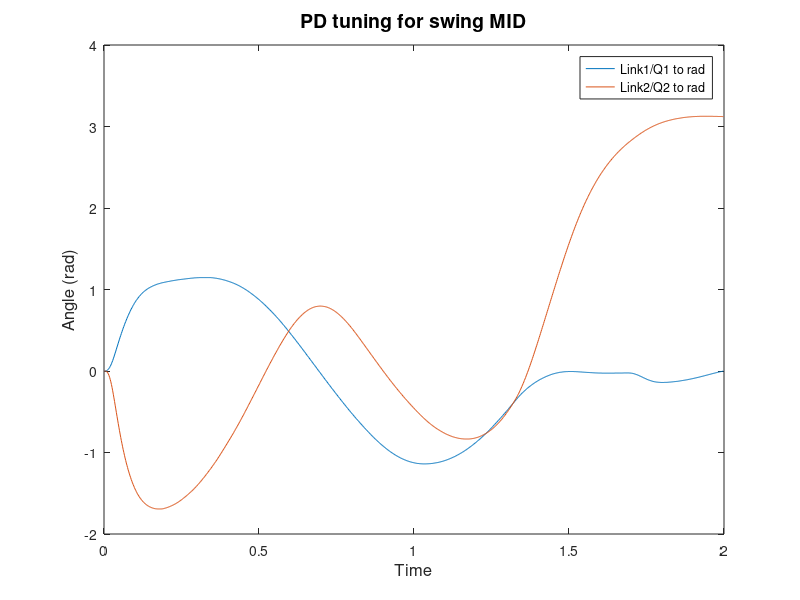

This chart was generated by the following MATLAB code:
Time =0.0:0.0020:1.998;
Link1_Q1_to_rad= [
0.0
0.0
0.0
0.0
0.0037699200000000004
0.007539840000000001
0.015079680000000002
0.02136288
0.031416
0.04272576
0.0565488
0.07162848000000001
0.08922144
0.10807104000000001
0.12817728
0.14954016
0.17215968
0.19603584000000002
0.219912
0.24378816
0.26892096
0.29405376
0.31792992000000003
0.34180608
0.36693888
0.39081504
0.41469120000000004
0.43731072000000004
0.45993024000000005
0.48254976000000005
0.50516928
0.52653216
0.5466384000000001
0.56800128
0.58810752
0.60695712
0.62580672
0.6446563200000001
0.6635059200000001
0.67984224
0.6974352
0.71377152
0.7301078400000001
0.74644416
0.7615238400000001
0.7753468800000001
0.79042656
0.8042496
0.816816
0.8293824000000001
0.8419488
0.8545152
0.8658249600000001
0.87587808
0.8871878400000001
0.8972409600000001
0.90729408
0.91609056
0.92488704
0.93368352
0.9424800000000001
0.9500198400000001
0.95755968
0.9650995200000001
0.97138272
0.9776659200000001
0.98394912
0.99023232
0.9952588800000001
1.0015420800000001
1.00656864
1.0115952000000001
1.01662176
1.0203916800000001
1.02541824
1.0291881600000001
1.03295808
1.036728
1.04049792
1.04426784
1.0480377600000002
1.05055104
1.05432096
1.0568342400000001
1.05934752
1.06311744
1.0656307200000001
1.068144
1.07065728
1.07191392
1.0744272000000001
1.07694048
1.07945376
1.0807104
1.0832236800000001
1.08448032
1.08573696
1.08825024
1.08950688
1.09076352
1.0920201600000001
1.09453344
1.09579008
1.09704672
1.09830336
1.09956
1.1008166400000001
1.10332992
1.10458656
1.1058432
1.10709984
1.10835648
1.1096131200000001
1.1108697600000002
1.1121264
1.11338304
1.11463968
1.11589632
1.11715296
1.1184096000000001
1.1196662400000001
1.12092288
1.12092288
1.12217952
1.12343616
1.1246928
1.1246928
1.12594944
1.12720608
1.1284627200000001
1.1284627200000001
1.12971936
1.130976
1.13223264
1.13223264
1.13348928
1.13474592
1.13474592
1.13600256
1.1372592000000001
1.13851584
1.13851584
1.13977248
1.13977248
1.14102912
1.14228576
1.14228576
1.1435424
1.1435424
1.1435424
1.14479904
1.14479904
1.14479904
1.14479904
1.1460556800000001
1.1460556800000001
1.1460556800000001
1.1460556800000001
1.1460556800000001
1.1460556800000001
1.1460556800000001
1.1460556800000001
1.1460556800000001
1.1460556800000001
1.1460556800000001
1.1460556800000001
1.1460556800000001
1.1460556800000001
1.1460556800000001
1.1460556800000001
1.1460556800000001
1.1460556800000001
1.1460556800000001
1.14479904
1.14479904
1.1435424
1.1435424
1.14228576
1.14102912
1.13977248
1.13851584
1.13851584
1.1372592000000001
1.13474592
1.13348928
1.13223264
1.130976
1.12971936
1.12720608
1.12594944
1.1246928
1.12217952
1.1196662400000001
1.1184096000000001
1.11589632
1.11463968
1.1121264
1.1096131200000001
1.10709984
1.10458656
1.1020732800000002
1.09956
1.09704672
1.09453344
1.0920201600000001
1.08950688
1.08573696
1.0832236800000001
1.0807104
1.07694048
1.0744272000000001
1.07065728
1.06688736
1.0643740800000001
1.06060416
1.0568342400000001
1.05306432
1.0492944
1.04552448
1.04175456
1.036728
1.03295808
1.0291881600000001
1.0241616
1.0203916800000001
1.01536512
1.01033856
1.005312
1.0015420800000001
0.9965155200000001
0.9914889600000001
0.9864624000000001
0.9814358400000001
0.97640928
0.97012608
0.9650995200000001
0.9600729600000001
0.95378976
0.9487632
0.9424800000000001
0.9374534400000001
0.93117024
0.92488704
0.9198604800000001
0.91357728
0.90729408
0.9010108800000001
0.89472768
0.8884444800000001
0.88216128
0.87587808
0.8695948800000001
0.86205504
0.8557718400000001
0.84948864
0.8419488
0.8356656
0.82812576
0.8205859200000001
0.81430272
0.8067628800000001
0.79922304
0.7916832
0.7841433600000001
0.77660352
0.76906368
0.7615238400000001
0.753984
0.74644416
0.7389043200000001
0.73136448
0.722568
0.71502816
0.7074883200000001
0.6986918400000001
0.691152
0.68235552
0.67481568
0.6660192
0.65722272
0.64842624
0.6408864000000001
0.6320899200000001
0.62329344
0.61449696
0.60570048
0.596904
0.58810752
0.5780544000000001
0.56925792
0.56046144
0.55166496
0.5416118400000001
0.5328153600000001
0.5240188800000001
0.51396576
0.50516928
0.49511616
0.48631968000000003
0.47626656
0.46621344000000003
0.45741696000000004
0.44736384
0.43731072000000004
0.42851424000000005
0.41846112
0.408408
0.39961152
0.3895584
0.37950528
0.36945216000000003
0.35939904
0.34934592000000003
0.34054944000000004
0.33049632
0.32044320000000004
0.31039008
0.30033696
0.29028384
0.28023072
0.2701776
0.26012448
0.25007136
0.24001824000000002
0.22996512000000002
0.219912
0.20860224000000002
0.19854912
0.188496
0.17844288
0.16838976
0.15833664
0.14828352
0.1382304
0.12817728
0.11686752
0.1068144
0.09676128
0.08670816
0.07665504000000001
0.06660192000000001
0.0565488
0.046495680000000005
0.03518592
0.0251328
0.015079680000000002
0.00502656
-0.00502656
-0.015079680000000002
-0.0251328
-0.03518592
-0.04523904
-0.05529216
-0.06660192000000001
-0.07665504000000001
-0.08670816
-0.09676128
-0.1068144
-0.11686752
-0.12692064
-0.13697376
-0.14702688
-0.15708
-0.16713312
-0.17718624
-0.18723936000000002
-0.19729248000000002
-0.20734560000000002
-0.21739872000000002
-0.22745184000000002
-0.23624832
-0.24630144
-0.25635456
-0.26640768000000004
-0.2764608
-0.28651392000000003
-0.29531040000000003
-0.30536352
-0.31541664
-0.32546976
-0.33426624
-0.34431936
-0.35437248
-0.36316896000000004
-0.37322208
-0.38327520000000004
-0.39207168000000003
-0.4021248
-0.41092128
-0.4209744
-0.42977088
-0.439824
-0.44862048000000004
-0.4586736
-0.46747008
-0.47752320000000004
-0.48631968000000003
-0.49511616
-0.50516928
-0.51396576
-0.52276224
-0.53155872
-0.5403552
-0.54915168
-0.5592048000000001
-0.56800128
-0.57679776
-0.58559424
-0.59439072
-0.60193056
-0.61072704
-0.61952352
-0.62832
-0.63711648
-0.64591296
-0.6534528000000001
-0.66224928
-0.67104576
-0.67984224
-0.68738208
-0.69617856
-0.70497504
-0.7125148800000001
-0.7213113600000001
-0.7288512
-0.73764768
-0.74518752
-0.7527273600000001
-0.7615238400000001
-0.76906368
-0.77660352
-0.7854
-0.7929398400000001
-0.80047968
-0.80801952
-0.8155593600000001
-0.8230992
-0.83063904
-0.8381788800000001
-0.84446208
-0.8520019200000001
-0.85954176
-0.8658249600000001
-0.8733648
-0.879648
-0.8871878400000001
-0.89347104
-0.9010108800000001
-0.90729408
-0.91357728
-0.9198604800000001
-0.92614368
-0.9324268800000001
-0.93871008
-0.94499328
-0.9512764800000001
-0.95755968
-0.96258624
-0.9688694400000001
-0.97515264
-0.9801792
-0.98520576
-0.9914889600000001
-0.9965155200000001
-1.0015420800000001
-1.00656864
-1.0115952000000001
-1.01662176
-1.02164832
-1.02667488
-1.03170144
-1.03547136
-1.04049792
-1.04426784
-1.0492944
-1.05306432
-1.0568342400000001
-1.0618608
-1.0656307200000001
-1.06940064
-1.07317056
-1.07694048
-1.07945376
-1.0832236800000001
-1.0869936
-1.08950688
-1.0932768000000002
-1.09579008
-1.09956
-1.1020732800000002
-1.10458656
-1.10709984
-1.1096131200000001
-1.1121264
-1.11463968
-1.11715296
-1.1184096000000001
-1.12092288
-1.12217952
-1.1246928
-1.12594944
-1.12720608
-1.12971936
-1.130976
-1.13223264
-1.13348928
-1.13474592
-1.13474592
-1.13600256
-1.1372592000000001
-1.1372592000000001
-1.13851584
-1.13851584
-1.13851584
-1.13977248
-1.13977248
-1.13977248
-1.13977248
-1.13977248
-1.13977248
-1.13977248
-1.13851584
-1.13851584
-1.13851584
-1.1372592000000001
-1.1372592000000001
-1.1372592000000001
-1.13600256
-1.13474592
-1.13474592
-1.13348928
-1.13223264
-1.130976
-1.12971936
-1.1284627200000001
-1.12720608
-1.12594944
-1.1246928
-1.12343616
-1.12217952
-1.1196662400000001
-1.1184096000000001
-1.11589632
-1.11463968
-1.1121264
-1.1096131200000001
-1.10835648
-1.1058432
-1.10332992
-1.1008166400000001
-1.09830336
-1.09579008
-1.0932768000000002
-1.09076352
-1.0869936
-1.08448032
-1.08196704
-1.07819712
-1.07568384
-1.07191392
-1.06940064
-1.0656307200000001
-1.0618608
-1.05809088
-1.0555776000000001
-1.05180768
-1.0480377600000002
-1.04426784
-1.04049792
-1.03547136
-1.03170144
-1.02793152
-1.0241616
-1.01913504
-1.01536512
-1.01033856
-1.00656864
-1.0015420800000001
-0.9965155200000001
-0.9927456
-0.98771904
-0.9826924800000001
-0.9776659200000001
-0.9726393600000001
-0.9676128
-0.96258624
-0.95630304
-0.9512764800000001
-0.9462499200000001
-0.93996672
-0.93494016
-0.9286569600000001
-0.9236304000000001
-0.9173472
-0.91232064
-0.9060374400000001
-0.89975424
-0.89347104
-0.8871878400000001
-0.88216128
-0.87587808
-0.86833824
-0.86205504
-0.8557718400000001
-0.84948864
-0.8432054400000001
-0.83692224
-0.8293824000000001
-0.8230992
-0.8155593600000001
-0.80927616
-0.8017363200000001
-0.79545312
-0.78791328
-0.7803734400000001
-0.7728336
-0.7665504000000001
-0.75901056
-0.75147072
-0.7439308800000001
-0.73639104
-0.7288512
-0.7213113600000001
-0.7125148800000001
-0.70497504
-0.6974352
-0.6898953600000001
-0.6810988800000001
-0.67355904
-0.66476256
-0.65722272
-0.64842624
-0.6408864000000001
-0.6320899200000001
-0.62455008
-0.6157536
-0.60695712
-0.59941728
-0.5906208000000001
-0.5818243200000001
-0.5730278400000001
-0.565488
-0.55669152
-0.54789504
-0.53909856
-0.53030208
-0.5215056
-0.51270912
-0.50391264
-0.49511616
-0.48631968000000003
-0.47752320000000004
-0.46872672000000004
-0.4586736
-0.44987712
-0.44108064
-0.43228416000000003
-0.42223104
-0.41343456
-0.40338144000000004
-0.39458496000000004
-0.38578848000000004
-0.37573536
-0.36693888
-0.3581424
-0.34934592000000003
-0.34054944000000004
-0.33175296000000004
-0.32295648
-0.31416
-0.30662016000000003
-0.29782368000000004
-0.29028384
-0.28148736
-0.27394752
-0.26640768000000004
-0.26012448
-0.25258464
-0.2450448
-0.23876160000000002
-0.23122176
-0.22493856
-0.21739872000000002
-0.21111552
-0.20483232
-0.19854912
-0.19226592
-0.18723936000000002
-0.18095616
-0.17467296000000002
-0.1696464
-0.16461984000000002
-0.15833664
-0.15331008000000002
-0.14828352
-0.14325696000000002
-0.1382304
-0.13320384000000002
-0.12817728
-0.12440736000000001
-0.11938080000000001
-0.11435424000000001
-0.11058432
-0.10555776
-0.10178784
-0.09801792000000001
-0.094248
-0.09047808
-0.08545152
-0.08293824000000001
-0.07916832
-0.0753984
-0.07162848000000001
-0.06785856
-0.06534528
-0.06157536
-0.05906208
-0.05529216
-0.05277888
-0.0502656
-0.046495680000000005
-0.043982400000000005
-0.041469120000000005
-0.03895584
-0.03644256
-0.03392928
-0.03267264
-0.030159360000000003
-0.02764608
-0.02638944
-0.0251328
-0.02261952
-0.02136288
-0.02010624
-0.01759296
-0.01633632
-0.015079680000000002
-0.015079680000000002
-0.01382304
-0.0125664
-0.01130976
-0.01005312
-0.01005312
-0.00879648
-0.00879648
-0.007539840000000001
-0.007539840000000001
-0.007539840000000001
-0.007539840000000001
-0.0062832
-0.0062832
-0.0062832
-0.0062832
-0.0062832
-0.0062832
-0.0062832
-0.0062832
-0.0062832
-0.007539840000000001
-0.007539840000000001
-0.007539840000000001
-0.007539840000000001
-0.00879648
-0.00879648
-0.00879648
-0.01005312
-0.01005312
-0.01130976
-0.01130976
-0.01130976
-0.0125664
-0.0125664
-0.01382304
-0.01382304
-0.015079680000000002
-0.015079680000000002
-0.015079680000000002
-0.01633632
-0.01633632
-0.01759296
-0.01759296
-0.01759296
-0.0188496
-0.0188496
-0.02010624
-0.02010624
-0.02010624
-0.02136288
-0.02136288
-0.02136288
-0.02261952
-0.02261952
-0.02261952
-0.02387616
-0.02387616
-0.02387616
-0.02387616
-0.0251328
-0.0251328
-0.0251328
-0.0251328
-0.0251328
-0.0251328
-0.02638944
-0.02638944
-0.02638944
-0.02638944
-0.02638944
-0.02638944
-0.02638944
-0.02638944
-0.02638944
-0.02638944
-0.02638944
-0.02638944
-0.02638944
-0.02638944
-0.02638944
-0.02638944
-0.02638944
-0.02638944
-0.02638944
-0.02638944
-0.02638944
-0.0251328
-0.0251328
-0.0251328
-0.0251328
-0.0251328
-0.0251328
-0.0251328
-0.0251328
-0.0251328
-0.0251328
-0.0251328
-0.0251328
-0.0251328
-0.0251328
-0.02387616
-0.02387616
-0.02387616
-0.02387616
-0.02387616
-0.02387616
-0.02387616
-0.02387616
-0.02387616
-0.02387616
-0.0251328
-0.0251328
-0.0251328
-0.02764608
-0.02764608
-0.030159360000000003
-0.031416
-0.03392928
-0.03644256
-0.03895584
-0.041469120000000005
-0.043982400000000005
-0.046495680000000005
-0.0502656
-0.05277888
-0.0565488
-0.060318720000000006
-0.06408864
-0.06660192000000001
-0.07037184
-0.07414176
-0.07791168
-0.08168160000000001
-0.08545152
-0.08922144
-0.09173472
-0.09550464
-0.09927456
-0.10304448000000001
-0.10555776
-0.10932768000000001
-0.11184096
-0.11435424000000001
-0.11686752
-0.11938080000000001
-0.12189408
-0.12440736000000001
-0.12692064
-0.12817728
-0.13069056
-0.13194720000000001
-0.13320384000000002
-0.13446048
-0.13571712
-0.13697376
-0.13697376
-0.1382304
-0.1382304
-0.13948704
-0.13948704
-0.14074368
-0.14074368
-0.14074368
-0.14074368
-0.14074368
-0.14074368
-0.13948704
-0.13948704
-0.13948704
-0.13948704
-0.13948704
-0.1382304
-0.1382304
-0.13697376
-0.13697376
-0.13571712
-0.13571712
-0.13446048
-0.13446048
-0.13320384000000002
-0.13194720000000001
-0.13194720000000001
-0.13069056
-0.12943392
-0.12943392
-0.12817728
-0.12692064
-0.12692064
-0.125664
-0.12440736000000001
-0.12315072
-0.12189408
-0.12063744000000001
-0.11938080000000001
-0.11812416
-0.11686752
-0.11561088
-0.11435424000000001
-0.1130976
-0.11184096
-0.11058432
-0.10932768000000001
-0.10807104000000001
-0.1068144
-0.10555776
-0.10304448000000001
-0.10178784
-0.1005312
-0.09927456
-0.09676128
-0.09550464
-0.094248
-0.09299136000000001
-0.09047808
-0.08922144
-0.08670816
-0.08545152
-0.08419488
-0.08168160000000001
-0.08042496
-0.07791168
-0.07665504000000001
-0.0753984
-0.07288512
-0.07037184
-0.0691152
-0.06660192000000001
-0.06534528
-0.062832
-0.06157536
-0.05906208
-0.05780544
-0.05529216
-0.05277888
-0.051522240000000004
-0.049008960000000004
-0.04775232
-0.04523904
-0.04272576
-0.041469120000000005
-0.03895584
-0.0376992
-0.03518592
-0.03267264
-0.031416
-0.02890272
-0.02764608
-0.0251328
-0.02387616
-0.02136288
-0.02010624
-0.01759296
-0.01633632
-0.01382304
-0.0125664
-0.01005312
-0.00879648
-0.007539840000000001
-0.0062832
-0.0037699200000000004
-0.00251328
-0.00125664
];
Link2_Q2_to_rad= [
0.0
0.0
0.0
0.0
-0.0037699200000000004
-0.01130976
-0.02136288
-0.03644256
-0.054035520000000004
-0.07665504000000001
-0.10304448000000001
-0.13194720000000001
-0.16587648000000002
-0.20231904
-0.24253152
-0.28525728
-0.32923968000000003
-0.37322208
-0.41971776
-0.4649568
-0.51145248
-0.55669152
-0.60193056
-0.64591296
-0.6898953600000001
-0.73262112
-0.77409024
-0.8155593600000001
-0.8545152
-0.8922144000000001
-0.9299136
-0.96635616
-1.00028544
-1.03421472
-1.06688736
-1.09830336
-1.1284627200000001
-1.15736544
-1.18501152
-1.2126576
-1.2377904
-1.2629232000000001
-1.28679936
-1.30941888
-1.3320384
-1.3534012800000002
-1.37350752
-1.39235712
-1.41120672
-1.42879968
-1.44639264
-1.46272896
-1.4778086400000001
-1.49288832
-1.5067113600000002
-1.51927776
-1.5318441600000001
-1.54441056
-1.55572032
-1.56577344
-1.57582656
-1.5858796800000001
-1.5946761600000001
-1.6034726400000001
-1.61101248
-1.61855232
-1.62609216
-1.6323753600000002
-1.63865856
-1.64494176
-1.6499683200000002
-1.65499488
-1.6587648000000002
-1.66379136
-1.6675612800000001
-1.6713312
-1.67384448
-1.6776144000000002
-1.68012768
-1.68264096
-1.6851542400000001
-1.6864108800000002
-1.68892416
-1.6901808
-1.69143744
-1.69143744
-1.69269408
-1.69269408
-1.69269408
-1.69269408
-1.69269408
-1.69269408
-1.69269408
-1.69269408
-1.69143744
-1.6901808
-1.68892416
-1.6864108800000002
-1.6838976
-1.68264096
-1.68012768
-1.6776144000000002
-1.67510112
-1.67258784
-1.6688179200000002
-1.6663046400000001
-1.66379136
-1.6600214400000002
-1.65625152
-1.65373824
-1.6499683200000002
-1.6461984
-1.64242848
-1.63865856
-1.63488864
-1.62986208
-1.62609216
-1.6210656
-1.61603904
-1.6122691200000001
-1.60724256
-1.602216
-1.5959328000000002
-1.59090624
-1.5858796800000001
-1.57959648
-1.57456992
-1.5682867200000001
-1.56200352
-1.55572032
-1.5494371200000001
-1.54441056
-1.53812736
-1.53058752
-1.5243043200000002
-1.51802112
-1.51173792
-1.50419808
-1.4979148800000002
-1.49037504
-1.48409184
-1.476552
-1.4702688000000002
-1.46272896
-1.45518912
-1.44764928
-1.4388528
-1.43131296
-1.4237731200000001
-1.4149766400000001
-1.4074368000000002
-1.3986403200000002
-1.3898438400000002
-1.3810473600000002
-1.3722508800000002
-1.3634544
-1.35465792
-1.34586144
-1.3358083200000002
-1.3270118400000002
-1.3169587200000001
-1.3081622400000001
-1.2981091200000001
-1.2893126400000001
-1.27925952
-1.2692064
-1.25915328
-1.24910016
-1.23904704
-1.22899392
-1.2189408000000002
-1.2088876800000001
-1.19883456
-1.18878144
-1.17747168
-1.16741856
-1.1561088000000002
-1.1460556800000001
-1.13474592
-1.12343616
-1.1121264
-1.1020732800000002
-1.09076352
-1.07819712
-1.06688736
-1.0555776000000001
-1.04426784
-1.03170144
-1.0203916800000001
-1.00782528
-0.9965155200000001
-0.98394912
-0.97138272
-0.95881632
-0.94750656
-0.93494016
-0.92237376
-0.9098073600000001
-0.8972409600000001
-0.88467456
-0.87210816
-0.85954176
-0.8469753600000001
-0.8344089600000001
-0.82184256
-0.80927616
-0.79545312
-0.78288672
-0.7703203200000001
-0.75649728
-0.7439308800000001
-0.7301078400000001
-0.7175414400000001
-0.7037184000000001
-0.691152
-0.67732896
-0.6635059200000001
-0.6496828800000001
-0.6358598400000001
-0.6220368000000001
-0.60821376
-0.59439072
-0.58056768
-0.565488
-0.55166496
-0.53784192
-0.52276224
-0.5089392
-0.49385952
-0.48003648000000004
-0.4649568
-0.45113376
-0.43605408
-0.4209744
-0.40715136
-0.39207168000000003
-0.376992
-0.36191232
-0.34808928
-0.3330096
-0.31792992000000003
-0.30285024
-0.28777056
-0.27394752
-0.25886784
-0.24378816
-0.22870848000000002
-0.2136288
-0.19854912
-0.18346944
-0.1696464
-0.15456672000000002
-0.13948704
-0.12440736000000001
-0.10932768000000001
-0.094248
-0.07916832
-0.06534528
-0.0502656
-0.03518592
-0.02010624
-0.0062832
0.00879648
0.02387616
0.0376992
0.05277888
0.06660192000000001
0.08168160000000001
0.09550464
0.11058432
0.12440736000000001
0.1382304
0.15331008000000002
0.16713312
0.18095616
0.1947792
0.20860224000000002
0.22242528
0.23624832
0.25007136
0.26389440000000003
0.2764608
0.29028384
0.30410688
0.31667328
0.32923968000000003
0.34306272000000004
0.35562912
0.36819552
0.38201856
0.39458496000000004
0.40715136
0.41846112
0.43102752
0.44359392000000003
0.45490368000000003
0.46621344000000003
0.47877984
0.4900896
0.5013993600000001
0.51270912
0.52276224
0.534072
0.54412512
0.5554348800000001
0.565488
0.57554112
0.5843376
0.59439072
0.6031872
0.6132403200000001
0.6220368000000001
0.63083328
0.63962976
0.6471696
0.65596608
0.6635059200000001
0.67104576
0.6785856
0.6861254400000001
0.69366528
0.69994848
0.7074883200000001
0.71377152
0.72005472
0.72508128
0.73136448
0.73639104
0.74267424
0.7477008
0.7527273600000001
0.75649728
0.7615238400000001
0.76529376
0.76906368
0.7728336
0.7753468800000001
0.7791168
0.78163008
0.7841433600000001
0.78665664
0.7891699200000001
0.79042656
0.7916832
0.7929398400000001
0.79419648
0.79545312
0.79545312
0.79670976
0.79670976
0.79670976
0.79545312
0.79545312
0.79419648
0.7929398400000001
0.7916832
0.79042656
0.7891699200000001
0.78665664
0.7854
0.78288672
0.7791168
0.77660352
0.77409024
0.7703203200000001
0.7665504000000001
0.76278048
0.75901056
0.753984
0.75021408
0.74518752
0.74016096
0.7351344000000001
0.7301078400000001
0.72382464
0.71879808
0.7125148800000001
0.70623168
0.69994848
0.69366528
0.68738208
0.67984224
0.67355904
0.6660192
0.6584793600000001
0.65093952
0.64339968
0.6358598400000001
0.62832
0.61952352
0.61198368
0.6031872
0.59439072
0.58559424
0.57679776
0.56800128
0.5592048000000001
0.5504083200000001
0.5403552
0.53155872
0.5215056
0.51270912
0.502656
0.49260288
0.48254976000000005
0.47249664
0.46244352
0.4523904
0.44233728
0.43228416000000003
0.42223104
0.41092128
0.40086816000000003
0.39081504
0.38076192000000003
0.36945216000000003
0.35939904
0.34808928
0.33803616000000003
0.32798304
0.31667328
0.30662016000000003
0.29656704
0.28525728
0.27520416000000003
0.26389440000000003
0.25384128
0.24378816
0.2324784
0.22242528
0.21111552
0.2010624
0.19100928
0.17969952
0.1696464
0.15833664
0.14828352
0.1382304
0.12692064
0.11686752
0.1068144
0.09550464
0.08545152
0.0753984
0.06408864
0.054035520000000004
0.043982400000000005
0.03392928
0.02387616
0.0125664
0.00251328
-0.007539840000000001
-0.01759296
-0.02764608
-0.0376992
-0.04775232
-0.05780544
-0.06785856
-0.07791168
-0.08796480000000001
-0.09801792000000001
-0.10807104000000001
-0.11812416
-0.12692064
-0.13697376
-0.14702688
-0.15582336
-0.16587648000000002
-0.17592960000000002
-0.18472608000000001
-0.1947792
-0.20357568
-0.2136288
-0.22242528
-0.2324784
-0.24127488000000002
-0.25007136
-0.26012448
-0.26892096
-0.27771744000000004
-0.28651392000000003
-0.29531040000000003
-0.30536352
-0.31416
-0.32295648
-0.33175296000000004
-0.34054944000000004
-0.34934592000000003
-0.35688576
-0.36568224
-0.37447872000000004
-0.38327520000000004
-0.39207168000000003
-0.39961152
-0.408408
-0.41720448000000004
-0.42474432
-0.4335408
-0.44108064
-0.44987712
-0.45741696000000004
-0.46621344000000003
-0.47375328
-0.48129312
-0.4900896
-0.49762944000000003
-0.50516928
-0.51270912
-0.52024896
-0.52904544
-0.53658528
-0.54412512
-0.5504083200000001
-0.55794816
-0.565488
-0.5730278400000001
-0.58056768
-0.5868508800000001
-0.59439072
-0.60067392
-0.60821376
-0.61449696
-0.6220368000000001
-0.62832
-0.6346032
-0.6408864000000001
-0.6471696
-0.6534528000000001
-0.6584793600000001
-0.66476256
-0.67104576
-0.6760723200000001
-0.68235552
-0.68738208
-0.69240864
-0.6986918400000001
-0.7037184000000001
-0.70874496
-0.71377152
-0.7175414400000001
-0.722568
-0.72759456
-0.73262112
-0.73639104
-0.7414176
-0.74518752
-0.75021408
-0.753984
-0.7577539200000001
-0.76278048
-0.7665504000000001
-0.7703203200000001
-0.77409024
-0.77786016
-0.7803734400000001
-0.7841433600000001
-0.78791328
-0.79042656
-0.79419648
-0.79670976
-0.79922304
-0.8029929600000001
-0.80550624
-0.80801952
-0.8105328
-0.8117894400000001
-0.81430272
-0.816816
-0.81807264
-0.8205859200000001
-0.82184256
-0.8243558400000001
-0.8256124800000001
-0.82686912
-0.82812576
-0.8293824000000001
-0.83063904
-0.83189568
-0.83189568
-0.8331523200000001
-0.8331523200000001
-0.8344089600000001
-0.8344089600000001
-0.8344089600000001
-0.8344089600000001
-0.8344089600000001
-0.8344089600000001
-0.8344089600000001
-0.8344089600000001
-0.8344089600000001
-0.8331523200000001
-0.8331523200000001
-0.83189568
-0.83063904
-0.8293824000000001
-0.82812576
-0.82686912
-0.8256124800000001
-0.8230992
-0.82184256
-0.81932928
-0.816816
-0.8155593600000001
-0.81304608
-0.8105328
-0.8067628800000001
-0.8042496
-0.80047968
-0.7979664000000001
-0.79419648
-0.79042656
-0.78665664
-0.78288672
-0.7791168
-0.7753468800000001
-0.7703203200000001
-0.7665504000000001
-0.7615238400000001
-0.75649728
-0.75147072
-0.74644416
-0.7414176
-0.7351344000000001
-0.7301078400000001
-0.72382464
-0.7175414400000001
-0.7125148800000001
-0.70623168
-0.6986918400000001
-0.69240864
-0.6848688
-0.6785856
-0.67104576
-0.6635059200000001
-0.65596608
-0.64842624
-0.63962976
-0.6320899200000001
-0.62329344
-0.61449696
-0.60570048
-0.596904
-0.58810752
-0.5780544000000001
-0.56925792
-0.5592048000000001
-0.54915168
-0.53909856
-0.52904544
-0.51773568
-0.50768256
-0.49762944000000003
-0.48631968000000003
-0.47500992000000003
-0.46370016000000003
-0.4523904
-0.44108064
-0.42977088
-0.41846112
-0.40589472000000004
-0.39458496000000004
-0.38201856
-0.3707088
-0.35688576
-0.34431936
-0.33049632
-0.31667328
-0.3015936
-0.28777056
-0.27269088
-0.25635456
-0.24001824000000002
-0.22368192
-0.20734560000000002
-0.18975264
-0.17215968
-0.15456672000000002
-0.13571712
-0.11686752
-0.09801792000000001
-0.07916832
-0.05906208
-0.03895584
-0.0188496
0.00125664
0.02261952
0.043982400000000005
0.06534528
0.08670816
0.10932768000000001
0.13069056
0.15331008000000002
0.17592960000000002
0.19980576
0.22242528
0.2450448
0.26892096
0.29279712
0.31541664
0.3392928
0.36316896000000004
0.38830176
0.41217792000000003
0.43605408
0.45993024000000005
0.48506304
0.5089392
0.534072
0.55794816
0.58308096
0.60695712
0.6320899200000001
0.65722272
0.6810988800000001
0.70623168
0.73136448
0.75524064
0.7803734400000001
0.80550624
0.8293824000000001
0.8545152
0.879648
0.90352416
0.9286569600000001
0.95253312
0.9776659200000001
1.0015420800000001
1.02667488
1.05055104
1.07568384
1.09956
1.12343616
1.14856896
1.1724451200000001
1.19632128
1.22019744
1.2440736000000001
1.26669312
1.2905692800000002
1.31444544
1.33706496
1.3609411200000001
1.38356064
1.4074368000000002
1.43005632
1.4526758400000002
1.47529536
1.4966582400000001
1.51927776
1.5418972800000001
1.56326016
1.58462304
1.6059859200000002
1.6273488
1.6487116800000001
1.67007456
1.6901808
1.7115436800000001
1.7316499200000002
1.75175616
1.7718624
1.7919686400000001
1.8108182400000001
1.8309244800000002
1.84977408
1.86862368
1.88747328
1.90632288
1.92391584
1.94276544
1.9603584
1.97795136
1.99554432
2.01313728
2.0294736
2.04706656
2.06340288
2.0797392
2.0960755200000003
2.1111552000000002
2.12749152
2.1425712
2.15890752
2.1739872
2.18906688
2.20288992
2.2179696
2.23179264
2.24687232
2.26069536
2.2745184000000003
2.2870848
2.3009078400000003
2.31473088
2.3272972800000002
2.33986368
2.35243008
2.3649964800000003
2.37756288
2.39012928
2.40143904
2.41400544
2.4253152
2.43662496
2.44793472
2.45924448
2.4705542400000002
2.48060736
2.49191712
2.50197024
2.51202336
2.52333312
2.53338624
2.5434393600000003
2.5522358400000003
2.56228896
2.5723420800000003
2.5811385600000003
2.5899350400000003
2.59998816
2.60878464
2.61758112
2.6263776
2.63517408
2.64397056
2.6515104000000003
2.6603068800000003
2.66784672
2.6766432
2.68418304
2.69172288
2.69926272
2.7068025600000003
2.7143424
2.7218822400000002
2.72942208
2.73696192
2.74324512
2.7507849600000003
2.75706816
2.764608
2.7708912000000003
2.7771744000000003
2.78471424
2.79099744
2.7972806400000003
2.8035638400000003
2.80984704
2.8148736000000003
2.8211568000000002
2.82744
2.8337232
2.8400064
2.84503296
2.85131616
2.85759936
2.86262592
2.86890912
2.87393568
2.88021888
2.8852454400000003
2.890272
2.8965552000000003
2.90158176
2.90660832
2.9116348800000003
2.91791808
2.9229446400000003
2.92671456
2.9317411200000003
2.93676768
2.94179424
2.9468208000000002
2.95184736
2.9556172800000002
2.96064384
2.9644137600000002
2.9694403200000004
2.9732102400000002
2.97698016
2.98200672
2.98577664
2.98954656
2.9933164800000003
2.9970864
3.00085632
3.0046262400000003
3.00839616
3.01216608
3.01467936
3.01844928
3.0222192000000003
3.02473248
3.0285024000000003
3.0310156800000003
3.0347856
3.0372988800000003
3.0398121600000003
3.04232544
3.0460953600000003
3.0486086400000003
3.05112192
3.0536352
3.05614848
3.05866176
3.06117504
3.0636883200000002
3.06494496
3.06745824
3.06997152
3.0724848000000002
3.07374144
3.07625472
3.0775113600000004
3.08002464
3.0812812800000002
3.0837945600000003
3.0850512
3.08756448
3.08882112
3.0900777600000002
3.0925910400000003
3.09384768
3.0951043200000004
3.09636096
3.0976176
3.0988742400000002
3.10013088
3.1013875200000003
3.10264416
3.1039008000000003
3.10515744
3.10641408
3.10767072
3.10892736
3.1101840000000003
3.11144064
3.11144064
3.1126972800000003
3.11395392
3.11395392
3.11521056
3.1164672
3.1164672
3.11772384
3.11772384
3.1189804800000003
3.1189804800000003
3.12023712
3.12023712
3.1214937600000003
3.1214937600000003
3.1214937600000003
3.1227504
3.1227504
3.1227504
3.1227504
3.12400704
3.12400704
3.12400704
3.12400704
3.12526368
3.12526368
3.12526368
3.12526368
3.12526368
3.12526368
3.12526368
3.12526368
3.12526368
3.12526368
3.12526368
3.12526368
3.12526368
3.12526368
3.12526368
3.12526368
3.12526368
3.12526368
3.12526368
3.12526368
3.12526368
3.12526368
3.12400704
3.12400704
3.12400704
3.12400704
3.12400704
3.12400704
3.12400704
3.1227504
3.1227504
3.1227504
3.1227504
3.1227504
3.1227504
3.1227504
3.1214937600000003
3.1214937600000003
3.1214937600000003
];
plot(Time,Link1_Q1_to_rad);
hold all
plot(Time,Link2_Q2_to_rad);
hold all
xlabel('Time','FontSize',12)
ylabel('Angle (rad)','Fontsize', 12) 
legend('Link1/Q1 to rad','Link2/Q2 to rad')
title('PD tuning for swing MID', 'Fontsize', 14)